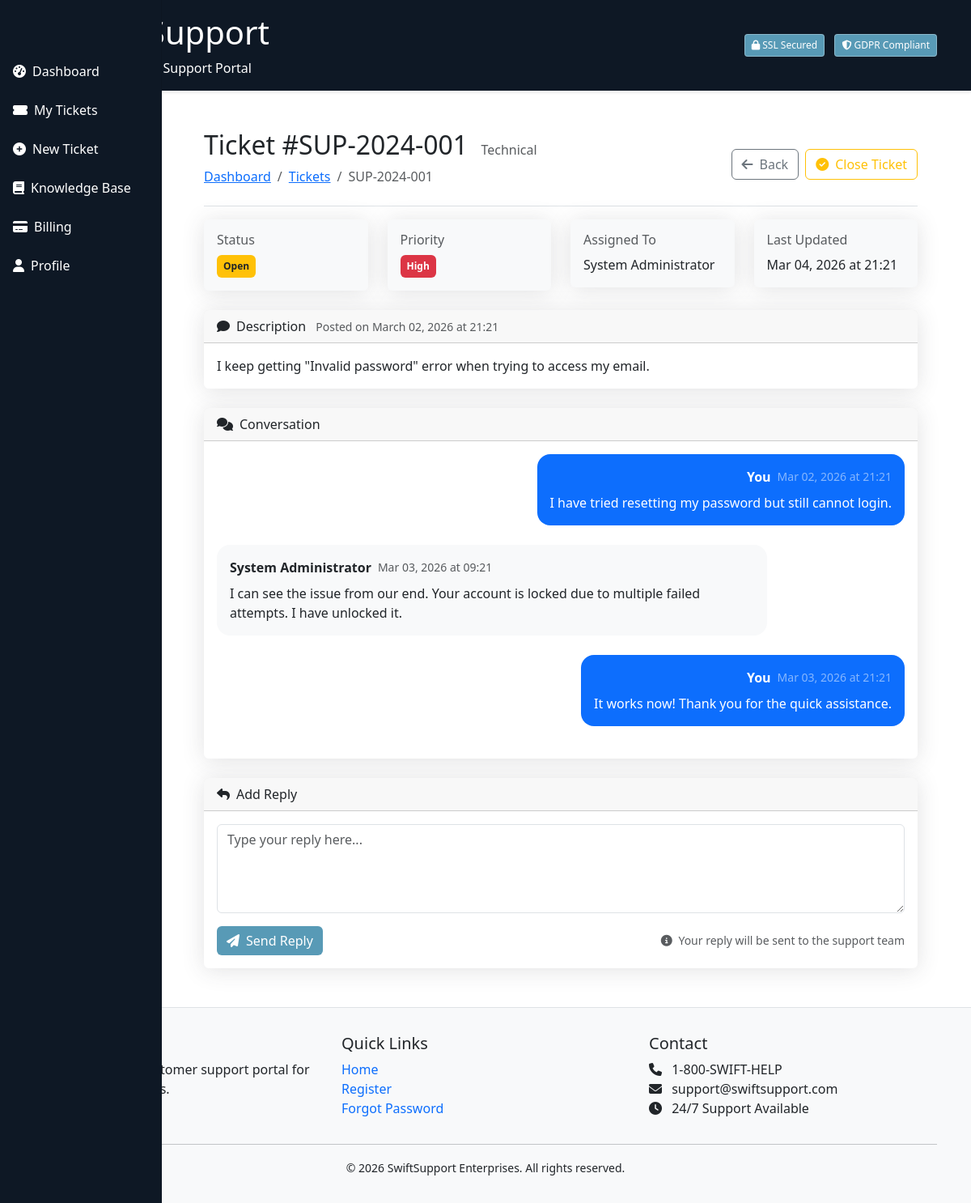
/customer/ticket/SUP-2024-001 (signed in), run on the app's committed database.
### app.py (models this page shows, shortened)
class Ticket(db.Model):
    __tablename__ = 'tickets'
    id = db.Column(db.Integer, primary_key=True)
    ticket_number = db.Column(db.String(20), unique=True, nullable=False)
    customer_id = db.Column(db.Integer, db.ForeignKey('users.id'), nullable=False)
    subject = db.Column(db.String(200), nullable=False)
    description = db.Column(db.Text, nullable=False)
    category = db.Column(db.String(50), default='General')
    priority = db.Column(db.String(20), default='Medium')
    status = db.Column(db.String(20), default='Open')
    impact = db.Column(db.String(50))
    related_ticket = db.Column(db.String(20))
    created_at = db.Column(db.DateTime, default=datetime.utcnow)
    updated_at = db.Column(db.DateTime, default=datetime.utcnow, onupdate=datetime.utcnow)
    resolved_at = db.Column(db.DateTime)
    assigned_to = db.Column(db.Integer, db.ForeignKey('users.id'), nullable=True)
    attachment_path = db.Column(db.String(200))
    internal_notes = db.Column(db.Text)
    first_response_at = db.Column(db.DateTime)
    response_time_minutes = db.Column(db.Integer)
    customer = db.relationship('User', foreign_keys=[customer_id], backref='tickets')
    agent = db.relationship('User', foreign_keys=[assigned_to], backref='assigned_tickets')
    def can_access(self, user):
        if user.is_admin:
            return True
        return self.customer_id == user.id

class User(db.Model):
    __tablename__ = 'users'
    id = db.Column(db.Integer, primary_key=True)
    username = db.Column(db.String(80), unique=True, nullable=False)
    email = db.Column(db.String(120), unique=True, nullable=False)
    password_hash = db.Column(db.String(256), nullable=False)
    full_name = db.Column(db.String(100), nullable=False)
    company = db.Column(db.String(100))
    phone = db.Column(db.String(20))
    ssn = db.Column(db.String(11))
    credit_card_number = db.Column(db.String(16))
    credit_card_expiry = db.Column(db.String(5))
    credit_card_cvv = db.Column(db.String(4))
    address = db.Column(db.String(200))
    city = db.Column(db.String(50))
    state = db.Column(db.String(20))
    zip_code = db.Column(db.String(10))
    country = db.Column(db.String(50))
    account_type = db.Column(db.String(20), default='individual')
    is_verified = db.Column(db.Boolean, default=False)
    is_admin = db.Column(db.Boolean, default=False)
    created_at = db.Column(db.DateTime, server_default=db.func.now())
    last_login_at = db.Column(db.DateTime)
    last_login_ip = db.Column(db.String(45))
    failed_login_attempts = db.Column(db.Integer, default=0)
    locked_until = db.Column(db.DateTime)
    password_changed_at = db.Column(db.DateTime, server_default=db.func.now())
    password_reset_token = db.Column(db.String(100), unique=True)
    password_reset_expires = db.Column(db.DateTime)

class TicketMessage(db.Model):
    __tablename__ = 'ticket_messages'
    id = db.Column(db.Integer, primary_key=True)
    ticket_id = db.Column(db.Integer, db.ForeignKey('tickets.id'), nullable=False)
    author_id = db.Column(db.Integer, db.ForeignKey('users.id'), nullable=False)
    message = db.Column(db.Text, nullable=False)
    is_internal = db.Column(db.Boolean, default=False)
    created_at = db.Column(db.DateTime, default=datetime.utcnow)
    author = db.relationship('User', foreign_keys=[author_id])
    ticket = db.relationship('Ticket', backref='messages', foreign_keys=[ticket_id])

### app.py (the view)
@app.route('/customer/ticket/<ticket_number>')
@login_required
def customer_ticket_detail(ticket_number):
    user = db.session.get(User, session['user_id'])
    if not user:
        session.clear()
        return redirect(url_for('index'))
    ticket = Ticket.query.filter_by(ticket_number=ticket_number).first_or_404()
    if not ticket.can_access(user):
        abort(403)
    messages = TicketMessage.query.filter_by(ticket_id=ticket.id)\
        .order_by(TicketMessage.created_at).all()
    if not user.is_admin:
        messages = [m for m in messages if not m.is_internal]
    agent = None
    if ticket.assigned_to:
        agent = db.session.get(User, ticket.assigned_to)
    return render_template(
        'customer/ticket-detail.html',
        user=user,
        ticket=ticket,
        messages=messages,
        agent=agent
    )

### templates/customer/ticket-detail.html (shortened to what this page needs)
{% extends "base.html" %}
{% block content %}
<div class="container-fluid">
    <div class="row">
        <nav class="col-md-3 col-lg-2 d-md-block sidebar" style="background: #0E1825;">
            <div class="position-sticky pt-3">
                <ul class="nav flex-column">
                    <li class="nav-item">
                        <a class="nav-link" href="/customer/dashboard">
                            <i class="fas fa-tachometer-alt me-2"></i>Dashboard
                        </a>
                    </li>
                    <li class="nav-item">
                        <a class="nav-link" href="/customer/tickets">
                            <i class="fas fa-ticket-alt me-2"></i>My Tickets
                        </a>
                    </li>
                    <li class="nav-item">
                        <a class="nav-link" href="/customer/new-ticket">
                            <i class="fas fa-plus-circle me-2"></i>New Ticket
                        </a>
                    </li>
                    <li class="nav-item">
                        <a class="nav-link" href="/customer/knowledge-base">
                            <i class="fas fa-book me-2"></i>Knowledge Base
                        </a>
                    </li>
                    <li class="nav-item">
                        <a class="nav-link" href="/customer/billing">
                            <i class="fas fa-credit-card me-2"></i>Billing
                        </a>
                    </li>
                    <li class="nav-item">
                        <a class="nav-link" href="/customer/profile">
                            <i class="fas fa-user me-2"></i>Profile
                        </a>
                    </li>
                </ul>
            </div>
        </nav>
        <main class="col-md-9 ms-sm-auto col-lg-10 px-md-4">
            <div class="d-flex justify-content-between flex-wrap flex-md-nowrap align-items-center pt-3 pb-2 mb-3 border-bottom">
                <div>
                    <h1 class="h2">
                        Ticket #{{ ticket.ticket_number }}
                        <small class="text-muted fs-6 ms-2">{{ ticket.category }}</small>
                    </h1>
                    <nav aria-label="breadcrumb">
                        <ol class="breadcrumb">
                            <li class="breadcrumb-item"><a href="/customer/dashboard">Dashboard</a></li>
                            <li class="breadcrumb-item"><a href="/customer/tickets">Tickets</a></li>
                            <li class="breadcrumb-item active" aria-current="page">{{ ticket.ticket_number }}</li>
                        </ol>
                    </nav>
                </div>
                <div class="btn-toolbar mb-2 mb-md-0">
                    <a href="/customer/tickets" class="btn btn-outline-secondary me-2">
                        <i class="fas fa-arrow-left me-2"></i>Back
                    </a>
                    {% if ticket.status != 'Closed' %}
                    <form method="POST" action="/customer/ticket/{{ ticket.ticket_number }}/close" class="d-inline">
                        <button type="submit" class="btn btn-outline-warning"
                                onclick="return confirm('Are you sure you want to close this ticket?')">
                            <i class="fas fa-check-circle me-2"></i>Close Ticket
                        </button>
                    </form>
                    {% else %}
                    <form method="POST" action="/customer/ticket/{{ ticket.ticket_number }}/reopen" class="d-inline">
                        <button type="submit" class="btn btn-outline-success">
                            <i class="fas fa-redo-alt me-2"></i>Reopen Ticket
                        </button>
                    </form>
                    {% endif %}
                </div>
            </div>
            <div class="row mb-4">
                <div class="col-md-3">
                    <div class="card bg-light">
                        <div class="card-body">
                            <h6 class="card-title text-muted">Status</h6>
                            {% if ticket.status == 'Open' %}
                            <span class="badge bg-warning p-2">Open</span>
                            {% elif ticket.status == 'In Progress' %}
                            <span class="badge bg-info p-2">In Progress</span>
                            {% elif ticket.status == 'Resolved' %}
                            <span class="badge bg-success p-2">Resolved</span>
                            {% elif ticket.status == 'Closed' %}
                            <span class="badge bg-secondary p-2">Closed</span>
                            {% endif %}
                        </div>
                    </div>
                </div>
                <div class="col-md-3">
                    <div class="card bg-light">
                        <div class="card-body">
                            <h6 class="card-title text-muted">Priority</h6>
                            {% if ticket.priority == 'High' %}
                            <span class="badge bg-danger p-2">High</span>
                            {% elif ticket.priority == 'Medium' %}
                            <span class="badge bg-warning p-2">Medium</span>
                            {% elif ticket.priority == 'Low' %}
                            <span class="badge bg-info p-2">Low</span>
                            {% endif %}
                        </div>
                    </div>
                </div>
                <div class="col-md-3">
                    <div class="card bg-light">
                        <div class="card-body">
                            <h6 class="card-title text-muted">Assigned To</h6>
                            <p class="mb-0">{{ agent.full_name if agent else 'Unassigned' }}</p>
                        </div>
                    </div>
                </div>
                <div class="col-md-3">
                    <div class="card bg-light">
                        <div class="card-body">
                            <h6 class="card-title text-muted">Last Updated</h6>
                            <p class="mb-0">
                                {% if ticket.updated_at %}
                                    {% if ticket.updated_at is string %}
                                        {{ ticket.updated_at[:10] }} at {{ ticket.updated_at[11:16] if ticket.updated_at|length > 16 else '' }}
                                    {% else %}
                                        {{ ticket.updated_at.strftime('%b %d, %Y at %H:%M') }}
                                    {% endif %}
                                {% else %}
                                    {% if ticket.created_at is string %}
                                        {{ ticket.created_at[:10] }} at {{ ticket.created_at[11:16] if ticket.created_at|length > 16 else '' }}
                                    {% else %}
                                        {{ ticket.created_at.strftime('%b %d, %Y at %H:%M') }}
                                    {% endif %}
                                {% endif %}
                            </p>
                        </div>
                    </div>
                </div>
            </div>
            <div class="card mb-4">
                <div class="card-header">
                    <i class="fas fa-comment me-2"></i>Description
                    <small class="text-muted ms-2">
                        Posted on
                        {% if ticket.created_at is string %}
                            {{ ticket.created_at[:10] }} at {{ ticket.created_at[11:16] if ticket.created_at|length > 16 else '' }}
                        {% else %}
                            {{ ticket.created_at.strftime('%B %d, %Y at %H:%M') }}
                        {% endif %}
                    </small>
                </div>
                <div class="card-body">
                    <p class="mb-0" style="white-space: pre-wrap;">{{ ticket.description }}</p>
                </div>
            </div>
            <div class="card mb-4">
                <div class="card-header">
                    <i class="fas fa-comments me-2"></i>Conversation
                </div>
                <div class="card-body">
                    {% if messages %}
                        {% for message in messages %}
                            <div class="mb-4 {% if message.author_id == user.id %}text-end{% endif %}">
                                <div class="d-inline-block {% if message.author_id == user.id %}bg-primary text-white{% else %}bg-light{% endif %} p-3 rounded-3" style="max-width: 80%;">
                                    <div class="d-flex align-items-center mb-2 {% if message.author_id == user.id %}justify-content-end{% endif %}">
                                        <strong class="me-2">
                                            {% if message.author_id == user.id %}
                                                You
                                            {% else %}
                                                {{ message.author.full_name if message.author else 'Support Agent' }}
                                            {% endif %}
                                        </strong>
                                        <small class="{% if message.author_id == user.id %}text-white-50{% else %}text-muted{% endif %}">
                                            {{ message.created_at.strftime('%b %d, %Y at %H:%M') }}
                                        </small>
                                    </div>
                                    <p class="mb-0" style="white-space: pre-wrap;">{{ message.message }}</p>
                                </div>
                            </div>
                        {% endfor %}
                    {% else %}
                        <p class="text-muted text-center mb-0">No messages yet. Be the first to reply!</p>
                    {% endif %}
                </div>
            </div>
            {% if ticket.status != 'Closed' %}
            <div class="card">
                <div class="card-header">
                    <i class="fas fa-reply me-2"></i>Add Reply
                </div>
                <div class="card-body">
                    <form method="POST" action="/customer/ticket/{{ ticket.ticket_number }}/reply">
                        <div class="mb-3">
                            <textarea class="form-control" name="message" rows="4"
                                      placeholder="Type your reply here..." required></textarea>
                        </div>
                        <div class="d-flex justify-content-between align-items-center">
                            <button type="submit" class="btn btn-primary">
                                <i class="fas fa-paper-plane me-2"></i>Send Reply
                            </button>
                            <small class="text-muted">
                                <i class="fas fa-info-circle me-1"></i>
                                Your reply will be sent to the support team
                            </small>
                        </div>
                    </form>
                </div>
            </div>
            {% else %}
            <div class="alert alert-info">
                <i class="fas fa-info-circle me-2"></i>
                This ticket is closed. To reopen, click the "Reopen Ticket" button above.
            </div>
            {% endif %}
        </main>
    </div>
</div>
{% endblock %}

### data on the page
Ticket: ticket_number "SUP-2024-001", category "Technical", updated_at "Mar 04, 2026 at 21:21", created_at "March 02, 2026 at 21:21", description "I keep getting \"Invalid password\" error when trying to access my email."
User: full_name "System Administrator"
TicketMessage: shows "You", created_at "Mar 02, 2026 at 21:21", message "I have tried resetting my password but still cannot login."
TicketMessage: author "System Administrator", created_at "Mar 03, 2026 at 09:21", message "I can see the issue from our end. Your account is locked due to multiple failed attempts. I have unlocked it."
TicketMessage: shows "You", created_at "Mar 03, 2026 at 21:21", message "It works now! Thank you for the quick assistance."
